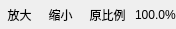
<?xml version="1.0" encoding="UTF-8"?>
<ui version="4.0">
 <class>P_MRe_ButtonPart</class>
 <widget class="QWidget" name="P_MRe_ButtonPart">
  <property name="geometry">
   <rect>
    <x>0</x>
    <y>0</y>
    <width>150</width>
    <height>29</height>
   </rect>
  </property>
  <property name="windowTitle">
   <string>Form</string>
  </property>
  <layout class="QVBoxLayout" name="verticalLayout">
   <property name="spacing">
    <number>0</number>
   </property>
   <property name="leftMargin">
    <number>0</number>
   </property>
   <property name="topMargin">
    <number>0</number>
   </property>
   <property name="rightMargin">
    <number>0</number>
   </property>
   <property name="bottomMargin">
    <number>0</number>
   </property>
   <item>
    <widget class="QWidget" name="widget_group" native="true">
     <property name="styleSheet">
      <string notr="true">
QToolButton{
	padding:2px;
	border: 1px solid transparent;
	background: rgba(255,255,255,0);
}
QToolButton:hover{
	border-radius:1px;
	border:1px solid #f2ca58;
	background-color: qlineargradient(spread:pad, x1:0, y1:0, x2:0, y2:1, stop:0 #fdecad, stop:0.3 #fde48c, stop:0.9 #fce58c, stop:1 #fdfadf )
}
QToolButton:pressed{
	border-radius:1px;
	border:1px solid #f2ca58;
	background-color: #FDF4BF;
}</string>
     </property>
     <layout class="QHBoxLayout" name="horizontalLayout_3">
      <property name="spacing">
       <number>2</number>
      </property>
      <property name="leftMargin">
       <number>0</number>
      </property>
      <property name="topMargin">
       <number>0</number>
      </property>
      <property name="rightMargin">
       <number>0</number>
      </property>
      <property name="bottomMargin">
       <number>0</number>
      </property>
      <item>
       <widget class="QToolButton" name="toolButton_zoom_in">
        <property name="toolTip">
         <string>放大</string>
        </property>
        <property name="text">
         <string>放大</string>
        </property>
        <property name="icon">
         <iconset>
          <normaloff>:/DrillGIFActionSequenceEditor/Resources/icons/view/Zoom_In.png</normaloff>:/DrillGIFActionSequenceEditor/Resources/icons/view/Zoom_In.png</iconset>
        </property>
        <property name="iconSize">
         <size>
          <width>20</width>
          <height>20</height>
         </size>
        </property>
       </widget>
      </item>
      <item>
       <widget class="QToolButton" name="toolButton_zoom_out">
        <property name="toolTip">
         <string>缩小</string>
        </property>
        <property name="text">
         <string>缩小</string>
        </property>
        <property name="icon">
         <iconset>
          <normaloff>:/DrillGIFActionSequenceEditor/Resources/icons/view/Zoom_Out.png</normaloff>:/DrillGIFActionSequenceEditor/Resources/icons/view/Zoom_Out.png</iconset>
        </property>
        <property name="iconSize">
         <size>
          <width>20</width>
          <height>20</height>
         </size>
        </property>
       </widget>
      </item>
      <item>
       <widget class="QToolButton" name="toolButton_zoom_regular">
        <property name="toolTip">
         <string>原比例</string>
        </property>
        <property name="text">
         <string>原比例</string>
        </property>
        <property name="icon">
         <iconset>
          <normaloff>:/DrillGIFActionSequenceEditor/Resources/icons/view/Zoom_Regular.png</normaloff>:/DrillGIFActionSequenceEditor/Resources/icons/view/Zoom_Regular.png</iconset>
        </property>
        <property name="iconSize">
         <size>
          <width>20</width>
          <height>20</height>
         </size>
        </property>
       </widget>
      </item>
      <item>
       <widget class="QLabel" name="label_zoomValue">
        <property name="text">
         <string>100.0%</string>
        </property>
       </widget>
      </item>
     </layout>
    </widget>
   </item>
  </layout>
 </widget>
 <resources>
  <include location="../../../../../../../DrillGIFActionSequenceEditor/trunk/DrillGIFActionSequenceEditor/drillgifactionsequenceeditor.qrc"/>
 </resources>
 <connections/>
</ui>
